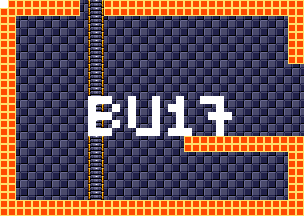

Tiled map render using the project's own tile images. Description and the map definition, with tile-layer contents summarised, below:
An orthogonal 38x27 tile map with 8x8 px tiles, 4 tile layers (background, foreground, room numbers, Objects), 15 tilesets.

<map version="1.5" tiledversion="1.7.1" orientation="orthogonal" renderorder="right-down" width="38" height="27" tilewidth="8" tileheight="8" infinite="0" nextlayerid="11" nextobjectid="1">
 <tileset firstgid="1" source="tilesheets/tsKarniMata.tsx" />
 <tileset firstgid="1025" source="tilesheets/tsVoodooWasp.tsx" />
 <tileset firstgid="2049" source="tilesheets/tsBurial.tsx" />
 <tileset firstgid="3073" source="tilesheets/tsBlueTemple.tsx" />
 <tileset firstgid="4097" source="tilesheets/tsGoddess.tsx" />
 <tileset firstgid="5121" source="tilesheets/tsKonark.tsx" />
 <tileset firstgid="6145" name="sEnemies" tilewidth="8" tileheight="8" tilecount="1024" columns="32">
  <image source="../grapx/tilesheets/sObjects.bmp" trans="ff94ff" width="256" height="256" />
 </tileset>
 <tileset firstgid="7169" source="tilesheets/tsIceTemple.tsx" />
 <tileset firstgid="8193" source="tilesheets/tsLavaArea.tsx" />
 <tileset firstgid="9217" source="tilesheets/tsBossArea.tsx" />
 <tileset firstgid="10241" source="tilesheets/tsPegu.tsx" />
 <tileset firstgid="11265" source="tilesheets/sTiwanakuTemple.tsx" />
 <tileset firstgid="12289" source="tilesheets/sIndraTemple.tsx" />
 <tileset firstgid="13313" source="tilesheets/sTeleport.tsx" />
 <tileset firstgid="14337" source="tilesheets/sObjects.tsx" />
 <layer id="2" name="background" width="38" height="27">
  <data>[1026 cells, 1026 non-empty, 2 distinct tile ids]</data>
 </layer>
 <layer id="1" name="foreground" width="38" height="27">
  <data>[1026 cells, 296 non-empty, 3 distinct tile ids]</data>
 </layer>
 <layer id="7" name="room numbers" width="38" height="27">
  <data>[1026 cells, 42 non-empty, 1 distinct tile ids]</data>
 </layer>
 <layer id="10" name="Objects" width="38" height="27">
  <data>[1026 cells, 0 non-empty, 0 distinct tile ids]</data>
 </layer>
</map>
